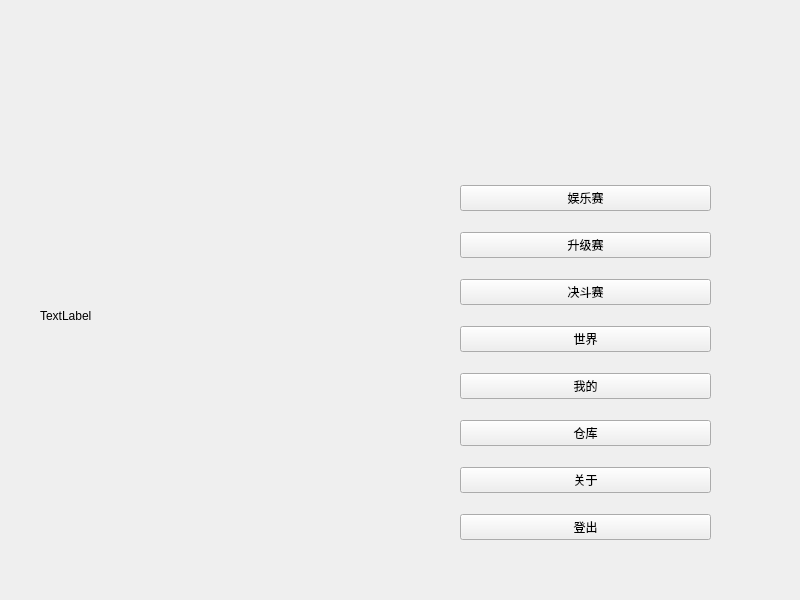
<?xml version="1.0" encoding="UTF-8"?>
<ui version="4.0">
 <class>homePage</class>
 <widget class="QWidget" name="homePage">
  <property name="geometry">
   <rect>
    <x>0</x>
    <y>0</y>
    <width>800</width>
    <height>600</height>
   </rect>
  </property>
  <property name="minimumSize">
   <size>
    <width>800</width>
    <height>600</height>
   </size>
  </property>
  <property name="maximumSize">
   <size>
    <width>800</width>
    <height>600</height>
   </size>
  </property>
  <property name="windowTitle">
   <string>Form</string>
  </property>
  <widget class="QLabel" name="xiaozhi">
   <property name="geometry">
    <rect>
     <x>40</x>
     <y>110</y>
     <width>351</width>
     <height>411</height>
    </rect>
   </property>
   <property name="text">
    <string>TextLabel</string>
   </property>
   <property name="wordWrap">
    <bool>false</bool>
   </property>
  </widget>
  <widget class="QLabel" name="label">
   <property name="geometry">
    <rect>
     <x>470</x>
     <y>70</y>
     <width>221</width>
     <height>71</height>
    </rect>
   </property>
   <property name="text">
    <string/>
   </property>
   <property name="pixmap">
    <pixmap resource="image.qrc">:/resource/Pokemon2.png</pixmap>
   </property>
   <property name="scaledContents">
    <bool>true</bool>
   </property>
  </widget>
  <widget class="QWidget" name="">
   <property name="geometry">
    <rect>
     <x>460</x>
     <y>170</y>
     <width>251</width>
     <height>391</height>
    </rect>
   </property>
   <layout class="QVBoxLayout" name="verticalLayout">
    <item>
     <widget class="QPushButton" name="FunButton">
      <property name="text">
       <string>娱乐赛</string>
      </property>
     </widget>
    </item>
    <item>
     <widget class="QPushButton" name="UpgradeButton">
      <property name="text">
       <string>升级赛</string>
      </property>
     </widget>
    </item>
    <item>
     <widget class="QPushButton" name="DuelButton">
      <property name="text">
       <string>决斗赛</string>
      </property>
     </widget>
    </item>
    <item>
     <widget class="QPushButton" name="ButtonWorld">
      <property name="text">
       <string>世界</string>
      </property>
     </widget>
    </item>
    <item>
     <widget class="QPushButton" name="MyButton">
      <property name="text">
       <string>我的</string>
      </property>
     </widget>
    </item>
    <item>
     <widget class="QPushButton" name="HouseButton">
      <property name="text">
       <string>仓库</string>
      </property>
     </widget>
    </item>
    <item>
     <widget class="QPushButton" name="AboutButton">
      <property name="text">
       <string>关于</string>
      </property>
     </widget>
    </item>
    <item>
     <widget class="QPushButton" name="ButtonLogout">
      <property name="text">
       <string>登出</string>
      </property>
     </widget>
    </item>
   </layout>
  </widget>
 </widget>
 <resources>
  <include location="image.qrc"/>
 </resources>
 <connections/>
</ui>
